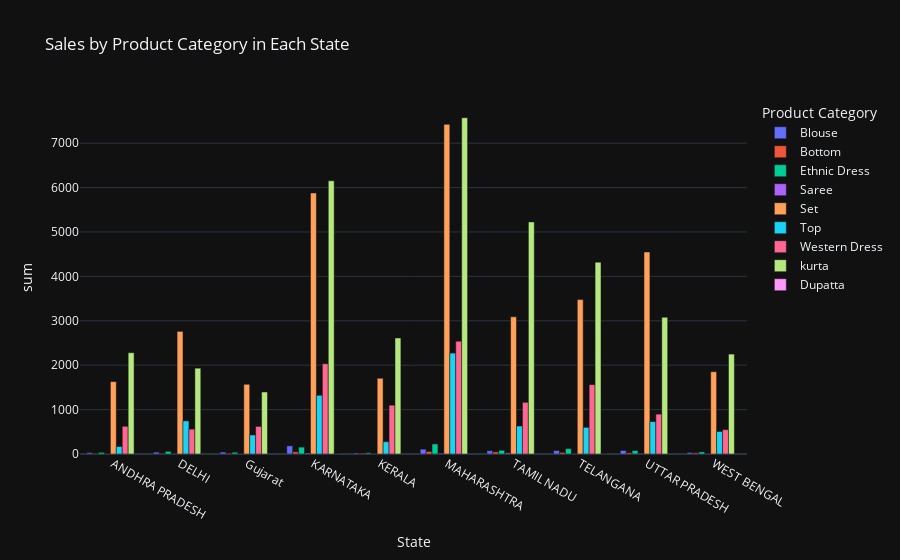

Source (notebook cell):
### Code cell
top_states = dataset.groupby('ship_state').qty.sum().reset_index().sort_values('qty', ascending=False)[:10].ship_state.values
state_cats = dataset[dataset.ship_state.isin(top_states)].groupby(['ship_state', 'category']).qty.sum().reset_index(name='sum')

fig = px.bar(state_cats, x='ship_state', y='sum', color='category', barmode='group',
             template='plotly_dark', title='Sales by Product Category in Each State',
             labels={'qty': 'Sales', 'ship_state': 'State', 'category': 'Product Category'})

fig.show()

top = state_cats[state_cats['sum']==state_cats['sum'].max()]

print(f'Among the top categories throughout the states {''.join(top.ship_state.values)} had highest total orders while also topping in {''.join(top.category.values)} category with total {top['sum'].values[0]} {''.join(top.category.values)}s ordered.\n')

### Figure 1 — Plotly figure (JSON) as saved in the notebook; plotly's stock layout.template omitted (floating-point values rounded to 4 significant figures)
{"data": [{"alignmentgroup": "True", "hovertemplate": "Product Category=Blouse<br>State=%{x}<br>sum=%{y}<extra></extra>", "legendgroup": "Blouse", "marker": {"color": "#636efa", "pattern": {"shape": ""}}, "name": "Blouse", "offsetgroup": "Blouse", "orientation": "v", "showlegend": true, "textposition": "auto", "type": "bar", "x": ["ANDHRA PRADESH", "DELHI", "Gujarat", "KARNATAKA", "KERALA", "MAHARASHTRA", "TAMIL NADU", "TELANGANA", "UTTAR PRADESH", "WEST BENGAL"], "xaxis": "x", "y": [31, 42, 44, 184, 23, 109, 73, 76, 79, 34], "yaxis": "y"}, {"alignmentgroup": "True", "hovertemplate": "Product Category=Bottom<br>State=%{x}<br>sum=%{y}<extra></extra>", "legendgroup": "Bottom", "marker": {"color": "#EF553B", "pattern": {"shape": ""}}, "name": "Bottom", "offsetgroup": "Bottom", "orientation": "v", "showlegend": true, "textposition": "auto", "type": "bar", "x": ["ANDHRA PRADESH", "DELHI", "Gujarat", "KARNATAKA", "KERALA", "MAHARASHTRA", "TAMIL NADU", "TELANGANA", "UTTAR PRADESH", "WEST BENGAL"], "xaxis": "x", "y": [13, 14, 17, 49, 19, 57, 47, 35, 28, 26], "yaxis": "y"}, {"alignmentgroup": "True", "hovertemplate": "Product Category=Ethnic Dress<br>State=%{x}<br>sum=%{y}<extra></extra>", "legendgroup": "Ethnic Dress", "marker": {"color": "#00cc96", "pattern": {"shape": ""}}, "name": "Ethnic Dress", "offsetgroup": "Ethnic Dress", "orientation": "v", "showlegend": true, "textposition": "auto", "type": "bar", "x": ["ANDHRA PRADESH", "DELHI", "Gujarat", "KARNATAKA", "KERALA", "MAHARASHTRA", "TAMIL NADU", "TELANGANA", "UTTAR PRADESH", "WEST BENGAL"], "xaxis": "x", "y": [36, 59, 39, 155, 26, 225, 83, 121, 77, 47], "yaxis": "y"}, {"alignmentgroup": "True", "hovertemplate": "Product Category=Saree<br>State=%{x}<br>sum=%{y}<extra></extra>", "legendgroup": "Saree", "marker": {"color": "#ab63fa", "pattern": {"shape": ""}}, "name": "Saree", "offsetgroup": "Saree", "orientation": "v", "showlegend": true, "textposition": "auto", "type": "bar", "x": ["ANDHRA PRADESH", "DELHI", "Gujarat", "KARNATAKA", "KERALA", "MAHARASHTRA", "TAMIL NADU", "TELANGANA", "UTTAR PRADESH", "WEST BENGAL"], "xaxis": "x", "y": [2, 10, 2, 22, 5, 18, 26, 6, 14, 10], "yaxis": "y"}, {"alignmentgroup": "True", "hovertemplate": "Product Category=Set<br>State=%{x}<br>sum=%{y}<extra></extra>", "legendgroup": "Set", "marker": {"color": "#FFA15A", "pattern": {"shape": ""}}, "name": "Set", "offsetgroup": "Set", "orientation": "v", "showlegend": true, "textposition": "auto", "type": "bar", "x": ["ANDHRA PRADESH", "DELHI", "Gujarat", "KARNATAKA", "KERALA", "MAHARASHTRA", "TAMIL NADU", "TELANGANA", "UTTAR PRADESH", "WEST BENGAL"], "xaxis": "x", "y": [1630, 2762, 1570, 5878, 1705, 7424, 3089, 3477, 4550, 1853], "yaxis": "y"}, {"alignmentgroup": "True", "hovertemplate": "Product Category=Top<br>State=%{x}<br>sum=%{y}<extra></extra>", "legendgroup": "Top", "marker": {"color": "#19d3f3", "pattern": {"shape": ""}}, "name": "Top", "offsetgroup": "Top", "orientation": "v", "showlegend": true, "textposition": "auto", "type": "bar", "x": ["ANDHRA PRADESH", "DELHI", "Gujarat", "KARNATAKA", "KERALA", "MAHARASHTRA", "TAMIL NADU", "TELANGANA", "UTTAR PRADESH", "WEST BENGAL"], "xaxis": "x", "y": [168, 746, 428, 1322, 277, 2272, 630, 600, 729, 507], "yaxis": "y"}, {"alignmentgroup": "True", "hovertemplate": "Product Category=Western Dress<br>State=%{x}<br>sum=%{y}<extra></extra>", "legendgroup": "Western Dress", "marker": {"color": "#FF6692", "pattern": {"shape": ""}}, "name": "Western Dress", "offsetgroup": "Western Dress", "orientation": "v", "showlegend": true, "textposition": "auto", "type": "bar", "x": ["ANDHRA PRADESH", "DELHI", "Gujarat", "KARNATAKA", "KERALA", "MAHARASHTRA", "TAMIL NADU", "TELANGANA", "UTTAR PRADESH", "WEST BENGAL"], "xaxis": "x", "y": [624, 560, 621, 2033, 1099, 2540, 1164, 1562, 898, 548], "yaxis": "y"}, {"alignmentgroup": "True", "hovertemplate": "Product Category=kurta<br>State=%{x}<br>sum=%{y}<extra></extra>", "legendgroup": "kurta", "marker": {"color": "#B6E880", "pattern": {"shape": ""}}, "name": "kurta", "offsetgroup": "kurta", "orientation": "v", "showlegend": true, "textposition": "auto", "type": "bar", "x": ["ANDHRA PRADESH", "DELHI", "Gujarat", "KARNATAKA", "KERALA", "MAHARASHTRA", "TAMIL NADU", "TELANGANA", "UTTAR PRADESH", "WEST BENGAL"], "xaxis": "x", "y": [2281, 1933, 1397, 6153, 2613, 7574, 5227, 4320, 3080, 2250], "yaxis": "y"}, {"alignmentgroup": "True", "hovertemplate": "Product Category=Dupatta<br>State=%{x}<br>sum=%{y}<extra></extra>", "legendgroup": "Dupatta", "marker": {"color": "#FF97FF", "pattern": {"shape": ""}}, "name": "Dupatta", "offsetgroup": "Dupatta", "orientation": "v", "showlegend": true, "textposition": "auto", "type": "bar", "x": ["KARNATAKA", "TELANGANA"], "xaxis": "x", "y": [1, 1], "yaxis": "y"}], "layout": {"autosize": true, "barmode": "group", "legend": {"title": {"text": "Product Category"}, "tracegroupgap": 0}, "title": {"text": "Sales by Product Category in Each State"}, "xaxis": {"anchor": "y", "autorange": true, "domain": [0, 1], "range": [-0.5, 9.5], "title": {"text": "State"}, "type": "category"}, "yaxis": {"anchor": "x", "autorange": true, "domain": [0, 1], "range": [0, 7973.0], "title": {"text": "sum"}, "type": "linear"}}}
